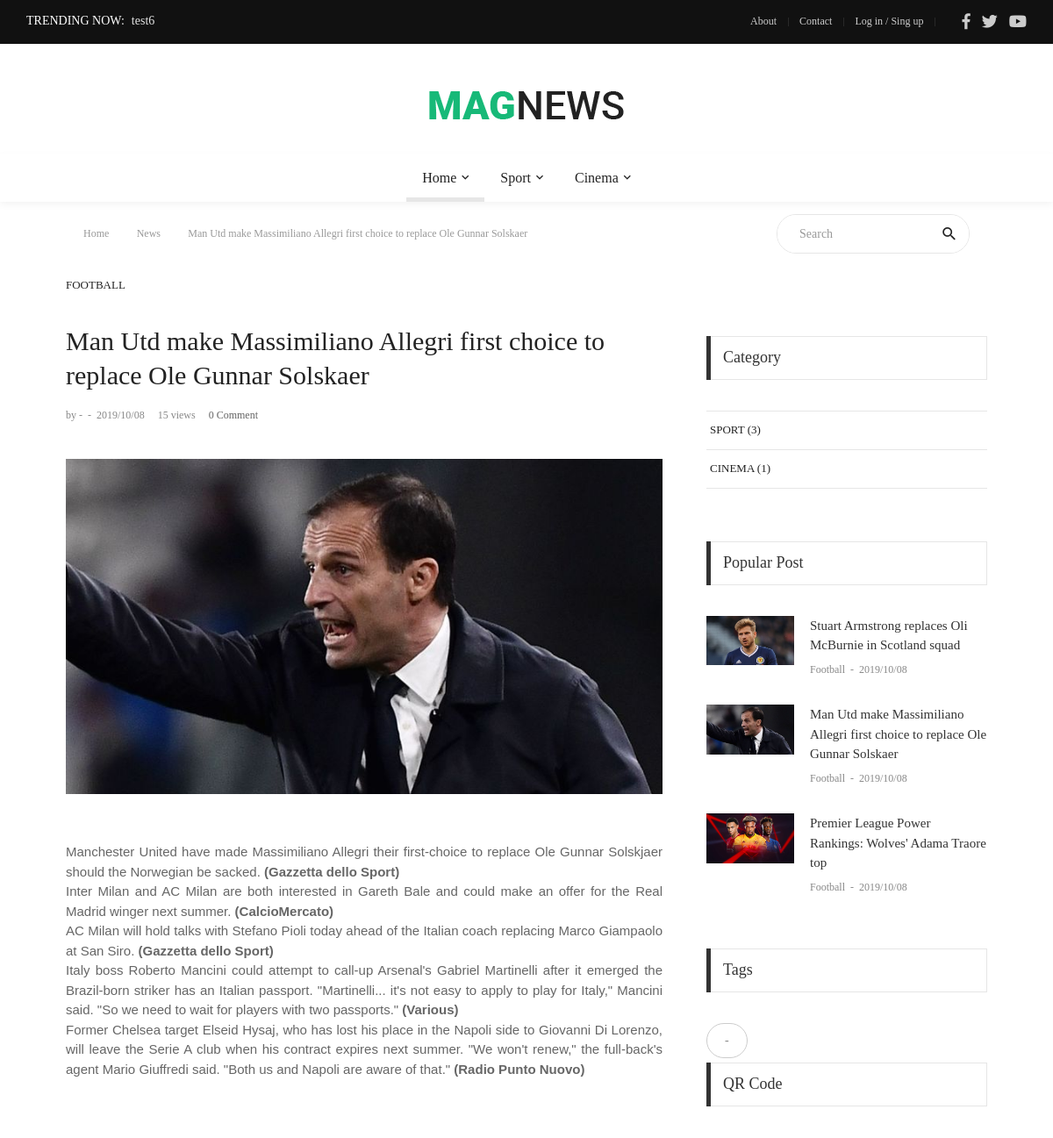
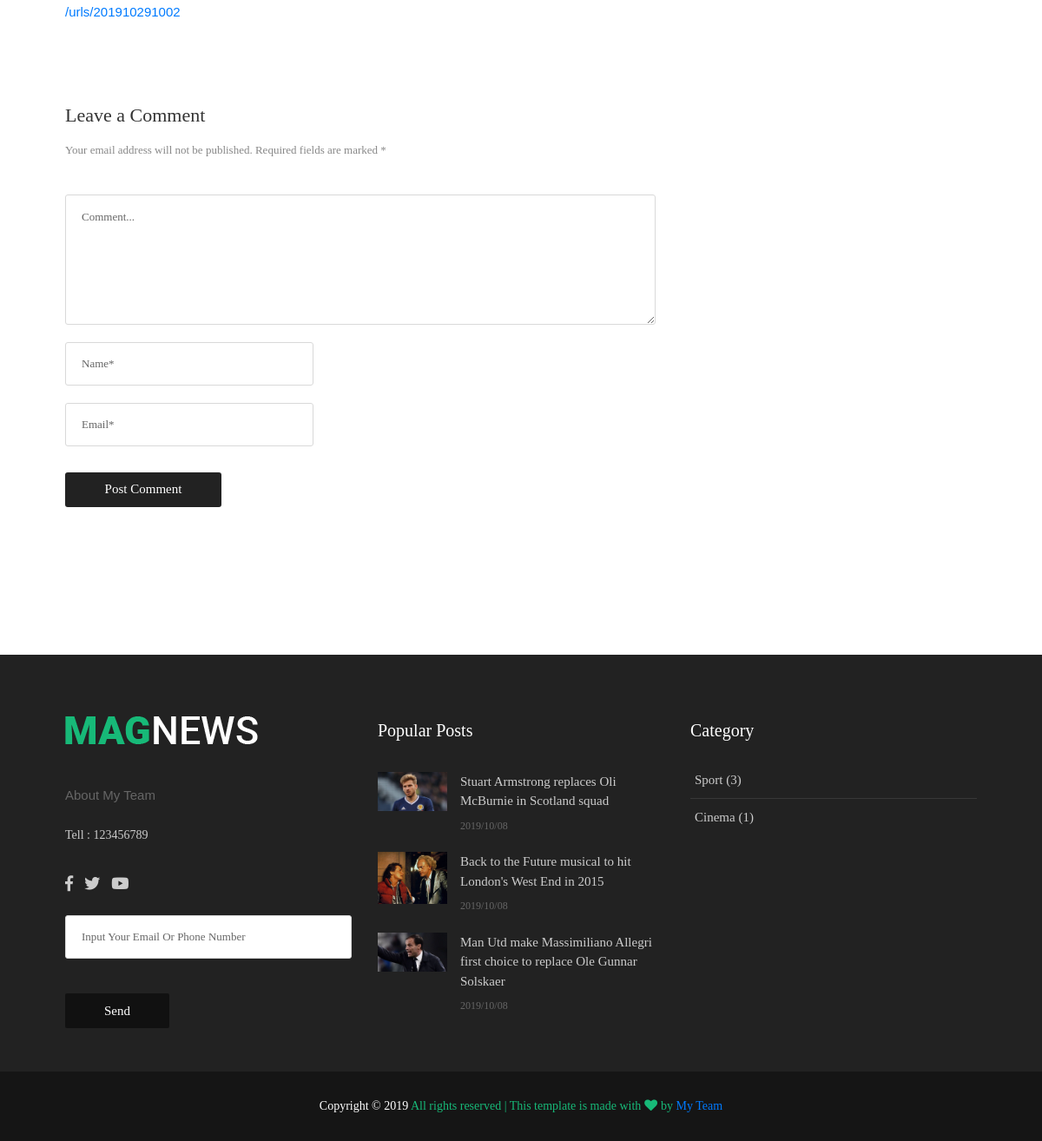
The page /news/Man Utd make Massimiliano Allegri first choice to replace Ole Gunnar Solskaer/ on the database its author committed (2 pictures, top to bottom).
### trending/models.py (models this page shows, shortened)
class Trending(models.Model):
    txt = models.CharField(max_length=200)

### main/models.py (models this page shows, shortened)
class Main(models.Model):
    name = models.CharField(max_length=30)
    about = models.TextField()
    abouttxt = models.TextField(default="")
    fb = models.CharField(default="-",max_length=30)
    tw = models.CharField(default="-",max_length=30)
    yt = models.CharField(default="-",max_length=30)
    tell = models.CharField(default="-",max_length=30)
    link = models.CharField(default="-",max_length=30)
    set_name = models.CharField(default="-",max_length=30)
    picurl = models.TextField(default="")
    picname = models.TextField(default="")
    picurl2 = models.TextField(default="")
    picname2 = models.TextField(default="")

### cat/models.py (models this page shows, shortened)
class Cat(models.Model):
    name = models.CharField(max_length=50)
    count = models.IntegerField(default=0)

### news/models.py (models this page shows, shortened)
class News(models.Model):
    name = models.CharField(max_length=150)
    short_txt = models.TextField()
    body_txt = models.TextField()
    date = models.CharField(max_length=12)
    time = models.CharField(max_length=12,default="00:00")
    picname = models.TextField()
    picurl = models.TextField(default="-")
    writer = models.CharField(max_length=50)
    catname = models.CharField(max_length=50,default="-")
    catid = models.IntegerField(default=0)
    ocatid = models.IntegerField(default=0)
    show = models.IntegerField(default=0)
    tag = models.TextField(default="")
    act = models.IntegerField(default=0)
    rand = models.IntegerField(default=0)

### news/views.py (the view)
# urls.py: url(r'^news/(?P<word>.*)/$', views.news_detail, name='news_detail'),
def news_detail(request,word):
    site = Main.objects.get(pk=2)
    news = News.objects.all().order_by('-pk')
    cat = Cat.objects.all()
    subcat = SubCat.objects.all()
    lastnews = News.objects.all().order_by('-pk')[:3]
    shownews = News.objects.filter(name=word)
    popnews = News.objects.all().order_by('-show')
    popnews2 = News.objects.all().order_by('-show')[:3]
    trending = Trending.objects.all().order_by('-pk')[:5]
    tagname = News.objects.get(name=word).tag
    tag = tagname.split(',')
    try :
        mynews = News.objects.get(name=word)
        mynews.show = mynews.show + 1
        mynews.save()
    except:
        print("Can't Add Show")
    code = News.objects.get(name=word).pk
    comment = Comment.objects.filter(news_id=code, status=1).order_by('-pk')[:3]
    cmcount = len(comment)
    link = "/urls/" + str(News.objects.get(name=word).rand)
    return render(request, 'front/news_detail.html', {'site':site, 'news':news, 'cat':cat, 'subcat':subcat, 'lastnews':lastnews, 'shownews':shownews, 'popnews':popnews, 'popnews2':popnews2, 'tag':tag, 'trending':trending, 'code':code, 'comment':comment, 'cmcount':cmcount, 'link':link})

### main/templates/front/news_detail.html (shortened to what this page needs)
{% extends 'front/master.html' %}
{% load staticfiles %}
{% load qr_code %}
{% block mainblock %}
{% for i in shownews %}
<div class="container">
		<div class="headline bg0 flex-wr-sb-c p-rl-20 p-tb-8">
			<div class="f2-s-1 p-r-30 m-tb-6">
				<a href="/" class="breadcrumb-item f1-s-3 cl9">
					Home
				</a>
				<a href="/" class="breadcrumb-item f1-s-3 cl9">
					News
				</a>
				<span class="breadcrumb-item f1-s-3 cl9">
					{{i.name}}
				</span>
			</div>
			<div class="pos-relative size-a-2 bo-1-rad-22 of-hidden bocl11 m-tb-6">
				<input class="f1-s-1 cl6 plh9 s-full p-l-25 p-r-45" type="text" name="search" placeholder="Search">
				<button class="flex-c-c size-a-1 ab-t-r fs-20 cl2 hov-cl10 trans-03">
					<i class="zmdi zmdi-search"></i>
				</button>
			</div>
		</div>
	</div>
	<section class="bg0 p-b-140 p-t-10">
		<div class="container">
			<div class="row justify-content-center">
				<div class="col-md-10 col-lg-8 p-b-30">
					<div class="p-r-10 p-r-0-sr991">
						<div class="p-b-70">
							<a href="#" class="f1-s-10 cl2 hov-cl10 trans-03 text-uppercase">
								{{i.catname}}
							</a>
							<h3 class="f1-l-3 cl2 p-b-16 p-t-33 respon2">
								{{i.name}}
							</h3>
							<div class="flex-wr-s-s p-b-40">
								<span class="f1-s-3 cl8 m-r-15">
									<a href="#" class="f1-s-4 cl8 hov-cl10 trans-03">
										by {{i.writer}}
									</a>
									<span class="m-rl-3">-</span>
									<span>
										{{i.date}}
									</span>
								</span>
								<span class="f1-s-3 cl8 m-r-15">
									{{i.show}} views
								</span>
								<a class="f1-s-3 cl8 hov-cl10 trans-03 m-r-15">
									{{cmcount}} Comment
								</a>
							</div>
							<div class="wrap-pic-max-w p-b-30">
								<img src="{{i.picurl}}" alt="IMG">
							</div>
							<p align="justify" class="f1-s-11 cl6 p-b-25">
								{{i.body_txt|safe}}
							</p>
						</div>
					<a href="{%url 'news_detail_short' pk=i.rand %}">/urls/{{i.rand}}</a>
					<br/><br/><br/>
						<br/><br/>
						<div>
							<h4 class="f1-l-4 cl3 p-b-12">
								Leave a Comment
							</h4>
							<p class="f1-s-13 cl8 p-b-40">
								Your email address will not be published. Required fields are marked *
							</p>
							{% if user.is_authenticated %}
							<form action="{%url 'news_cm_add' pk=code %}" method="POST">
									{% csrf_token %}
								<textarea class="bo-1-rad-3 bocl13 size-a-15 f1-s-13 cl5 plh6 p-rl-18 p-tb-14 m-b-20" name="msg" placeholder="Comment..." required></textarea>
								<button class="size-a-17 bg2 borad-3 f1-s-12 cl0 hov-btn1 trans-03 p-rl-15 m-t-10">
									Post Comment
								</button>
							</form>
							{% else %}
							<form action="{%url 'news_cm_add' pk=code %}" method="POST">
									<textarea class="bo-1-rad-3 bocl13 size-a-15 f1-s-13 cl5 plh6 p-rl-18 p-tb-14 m-b-20" name="msg" placeholder="Comment..." required></textarea>
									<input class="bo-1-rad-3 bocl13 size-a-16 f1-s-13 cl5 plh6 p-rl-18 m-b-20" type="text" name="name" placeholder="Name*" required>
									<input class="bo-1-rad-3 bocl13 size-a-16 f1-s-13 cl5 plh6 p-rl-18 m-b-20" type="text" name="email" placeholder="Email*" required>
									<button class="size-a-17 bg2 borad-3 f1-s-12 cl0 hov-btn1 trans-03 p-rl-15 m-t-10">
										Post Comment
									</button>
								</form>
							{% endif %}
						</div>
					</div>
				</div>
				<div class="col-md-10 col-lg-4 p-b-30">
					<div class="p-l-10 p-rl-0-sr991 p-t-70">
						<div class="p-b-60">
							<div class="how2 how2-cl4 flex-s-c">
								<h3 class="f1-m-2 cl3 tab01-title">
									Category
								</h3>
							</div>
							<ul class="p-t-35">
								{% for p in cat %}
								{% if p.count != 0 %}
								<li class="how-bor3 p-rl-4">
									<a href="{%url 'news_all_show' word=p.name %}" class="dis-block f1-s-10 text-uppercase cl2 hov-cl10 trans-03 p-tb-13">
										{{p.name}} ({{p.count}})
									</a>
								</li>
								{% endif %}
								{% endfor %}
							</ul>
						</div>
						<div class="p-b-30">
							<div class="how2 how2-cl4 flex-s-c">
								<h3 class="f1-m-2 cl3 tab01-title">
									Popular Post
								</h3>
							</div>
							<ul class="p-t-35">
								{% for pop in popnews %}
								{% if pop.ocatid == i.ocatid %}
								<li class="flex-wr-sb-s p-b-30">
									<a href="{%url 'news_detail' word=pop.name %}" class="size-w-10 wrap-pic-w hov1 trans-03">
										<img src="{{pop.picurl}}" alt="IMG">
									</a>
									<div class="size-w-11">
										<h6 class="p-b-4">
											<a href="#" class="f1-s-5 cl3 hov-cl10 trans-03">
											{{pop.name}}
											</a>
										</h6>
										<span class="cl8 txt-center p-b-24">
											<a href="{%url 'news_detail' word=pop.name %}" class="f1-s-6 cl8 hov-cl10 trans-03">
												{{pop.catname}}
											</a>
											<span class="f1-s-3 m-rl-3">
												-
											</span>
											<span class="f1-s-3">
												{{pop.date}}
											</span>
										</span>
									</div>
								</li>
								{% endif %}
								{% endfor %}
							</ul>
						</div>
						<div>
							<div class="how2 how2-cl4 flex-s-c m-b-30">
								<h3 class="f1-m-2 cl3 tab01-title">
									Tags
								</h3>
							</div>
							<div class="flex-wr-s-s m-rl--5">
								{% for tagname in tag %}
								<a href="#" class="flex-c-c size-h-2 bo-1-rad-20 bocl12 f1-s-1 cl8 hov-btn2 trans-03 p-rl-20 p-tb-5 m-all-5">
									{{tagname}}
								</a>
								{% endfor %}
							</div>
						</div>
						<div>
							<div class="how2 how2-cl4 flex-s-c m-b-30">
								<h3 class="f1-m-2 cl3 tab01-title">
									QR Code
								</h3>
							</div>
						</div>
					</div>
				</div>
			</div>
		</div>
	</section>
{% endfor %}
{% endblock %}

### main/templates/front/master.html (shortened to what this page needs)
{% load staticfiles %}
<!DOCTYPE html>
<html lang="en">
<head>
	<link rel="stylesheet" type="text/css" href="{%static 'front/vendor/bootstrap/css/bootstrap.min.css' %}">
	<link rel="stylesheet" type="text/css" href="{%static 'front/fonts/fontawesome-5.0.8/css/fontawesome-all.min.css' %}">
	<link rel="stylesheet" type="text/css" href="{%static 'front/fonts/iconic/css/material-design-iconic-font.min.css' %}">
	<link rel="stylesheet" type="text/css" href="{%static 'front/vendor/animate/animate.css' %}">
	<link rel="stylesheet" type="text/css" href="{%static 'front/vendor/css-hamburgers/hamburgers.min.css' %}">
	<link rel="stylesheet" type="text/css" href="{%static 'front/vendor/animsition/css/animsition.min.css' %}">
	<link rel="stylesheet" type="text/css" href="{%static 'front/css/util.min.css' %}">
	<link rel="stylesheet" type="text/css" href="{%static 'front/css/main.css' %}">
</head>
<body class="animsition">
	<header>
		<div class="container-menu-desktop">
			<div class="topbar">
				<div class="content-topbar h-100 p-rl-30">
					<div class="align-self-stretch size-w-0 pos-relative m-r-30">
						<div class="f2-s-1 flex-wr-s-c s-full ab-t-l p-b-2">
							<span class="text-uppercase cl0 p-r-8">
								Trending Now:
							</span>
							<span class="dis-inline-block cl16 slide100-txt pos-relative size-w-0" data-in="fadeInDown" data-out="fadeOutDown">
								{% for trending in trending %}
								<span class="dis-inline-block slide100-txt-item animated visible-false">
									{{trending.txt}}
								</span>
								{% endfor %}
							</span>
						</div>
					</div>
					<div class="flex-wr-e-c">
						<div class="left-topbar">
							<a href="/about" class="left-topbar-item">
								About
							</a>
							<a href="/contact" class="left-topbar-item">
								Contact
							</a>
							<a href="/login" class="left-topbar-item">
								Log in / Sing up
							</a>
						</div>
						<div class="right-topbar p-l-18">
							<a href="{{site.fb}}">
								<span class="fab fa-facebook-f"></span>
							</a>
							<a href="{{site.tw}}">
								<span class="fab fa-twitter"></span>
							</a>
							<a href="{{site.yt}}">
								<span class="fab fa-youtube"></span>
							</a>
						</div>
					</div>
				</div>
			</div>
			<div class="wrap-logo no-banner container">
				<div class="logo">
					<a href="/"><img src="{{site.picurl}}" alt="LOGO"></a>
				</div>
			</div>
			<div class="wrap-main-nav">
				<div class="main-nav">
					<nav class="menu-desktop">
						<ul class="main-menu justify-content-center">
							<li class="main-menu-active">
								<a href="/">Home</a>
							</li>
							{% for gg in cat %}
							{% if gg.count != 0 %}
							<li class="mega-menu-item">
								<a href="category-01.html">{{gg.name}}</a>
							</li>
							{% endif %}
							{% endfor %}
						</ul>
					</nav>
				</div>
			</div>
		</div>
	</header>
    {% block mainblock %}
    {% endblock %}
	<footer>
		<div class="bg2 p-t-40 p-b-25">
			<div class="container">
				<div class="row">
					<div class="col-lg-4 p-b-20">
						<div class="size-h-3 flex-s-c">
							<a href="/">
								<img class="max-s-full" src="{{site.picurl2}}" alt="LOGO">
							</a>
						</div>
						<div>
							<p class="f1-s-1 cl11 p-b-16">
								{{site.about|safe}}
							</p>
							<br/>
							<p class="f1-s-1 cl11 p-b-16">
								Tell : {{site.tell}}
							</p>
							<div class="p-t-15">
								<a href="{{site.fb}}" class="fs-18 cl11 hov-cl10 trans-03 m-r-8">
									<span class="fab fa-facebook-f"></span>
								</a>
								<a href="{{site.tw}}" class="fs-18 cl11 hov-cl10 trans-03 m-r-8">
									<span class="fab fa-twitter"></span>
								</a>
								<a href="{{site.yt}}" class="fs-18 cl11 hov-cl10 trans-03 m-r-8">
									<span class="fab fa-youtube"></span>
								</a>
							</div>
							<br/>
							<form action="{%url 'news_letter' %}" method="POST">
							<input class="bo-1-rad-3 bocl13 size-a-19 f1-s-13 cl5 plh6 p-rl-18 m-b-20" type="txt" name="txt" placeholder="Input Your Email Or Phone Number">
							<button type="submit" class="size-a-20 bg1 borad-2 f1-s-12 cl0 hov-btn1 trans-03 p-rl-15 m-t-20">
									Send
								</button>
							</form>
						</div>
					</div>
					<div class="col-sm-6 col-lg-4 p-b-20">
						<div class="size-h-3 flex-s-c">
							<h5 class="f1-m-7 cl0">
								Popular Posts
							</h5>
						</div>
						<ul>
							{% for pop in popnews2 %}
							<li class="flex-wr-sb-s p-b-20">
								<a href="{%url 'news_detail' word=pop.name %}" class="size-w-4 wrap-pic-w hov1 trans-03">
									<img src="{{pop.picurl}}" alt="IMG">
								</a>
								<div class="size-w-5">
									<h6 class="p-b-5">
										<a href="{%url 'news_detail' word=pop.name %}" class="f1-s-5 cl11 hov-cl10 trans-03">
											{{pop.name}}
										</a>
									</h6>
									<span class="f1-s-3 cl6">
										{{pop.date}}
									</span>
								</div>
							</li>
							{% endfor %}
						</ul>
					</div>
					<div class="col-sm-6 col-lg-4 p-b-20">
						<div class="size-h-3 flex-s-c">
							<h5 class="f1-m-7 cl0">
								Category
							</h5>
						</div>
						<ul class="m-t--12">
							{% for c in cat %}
							{% if c.count != 0 %}
							<li class="how-bor1 p-rl-5 p-tb-10">
								<a href="{%url 'news_all_show' word=c.name %}" class="f1-s-5 cl11 hov-cl10 trans-03 p-tb-8">
									{{c.name}} ({{c.count}})
								</a>
							</li>
							{% endif %}
							{% endfor %}
						</ul>
					</div>
				</div>
			</div>
		</div>
		<div class="bg11">
			<div class="container size-h-4 flex-c-c p-tb-15">
				<span class="f1-s-1 cl0 txt-center">
					Copyright © 2019
					<a href="/" class="f1-s-1 cl10 hov-link1">
All rights reserved | This template is made with <i class="fa fa-heart" aria-hidden="true"></i> by <a href="{{site.link}}" target="_blank">My Team</a>
				</span>
			</div>
		</div>
	</footer>
</body>
</html>

### rows shown on the page
Trending: txt "test6"
Main: picurl (picture), picurl2 (picture), about "About My Team", tell "123456789"
Cat: name "Sport", name "SPORT", count "3"
Cat: name "Cinema", name "CINEMA", count "1"
News: name "Man Utd make Massimiliano Allegri first choice to replace Ole Gunnar Solskaer", catname "FOOTBALL", writer "-", date "2019/10/08", show "15", cmcount "0", picurl (picture), body_txt "Manchester United have made Massimiliano Allegri their first-choice to replace Ole Gunnar Solskjaer should the Norwegian be sacked. (Gazzetta dello Sport) Inter Milan and AC Milan are both interested in Gareth Bale and could make an offer for the Real Madrid winger next summer. (CalcioMercato) AC Milan will hold talks with Stefano Pioli today ahead of the Italian coach replacing Marco Giampaolo at San Siro. (Gazzetta dello Sport) Italy boss Roberto Mancini could attempt to call-up Arsenal's Gabriel Martinelli after it emerged the Brazil-born striker has an Italian passport. \"Martinelli... it's not easy to apply to play for Italy,\" Mancini said. \"So we need to wait for players with two…", rand "201910291002", catname "Football", tag "-"
News: picurl (picture), name "Stuart Armstrong replaces Oli McBurnie in Scotland squad", catname "Football", date "2019/10/08"
News: picurl (picture), name "Premier League Power Rankings: Wolves' Adama Traore top", catname "Football", date "2019/10/08"
News: picurl (picture), name "Back to the Future musical to hit London's West End in 2015", date "2019/10/08"
